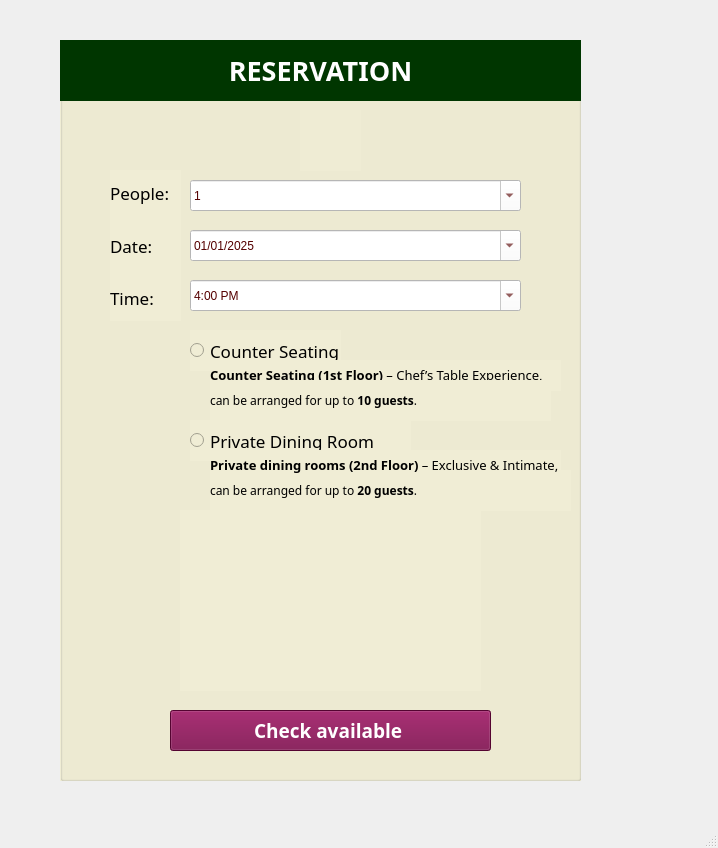
<?xml version="1.0" encoding="UTF-8"?>
<ui version="4.0">
 <class>MainWindow</class>
 <widget class="QMainWindow" name="MainWindow">
  <property name="geometry">
   <rect>
    <x>0</x>
    <y>0</y>
    <width>718</width>
    <height>848</height>
   </rect>
  </property>
  <property name="windowTitle">
   <string>MainWindow</string>
  </property>
  <widget class="QWidget" name="centralwidget">
   <widget class="QGroupBox" name="groupBox">
    <property name="geometry">
     <rect>
      <x>60</x>
      <y>40</y>
      <width>521</width>
      <height>741</height>
     </rect>
    </property>
    <property name="font">
     <font>
      <family>Nirmala Text Semilight</family>
      <pointsize>13</pointsize>
     </font>
    </property>
    <property name="styleSheet">
     <string notr="true">background-color: rgb(240, 237, 213);</string>
    </property>
    <property name="title">
     <string>Book Your Table:</string>
    </property>
    <widget class="QWidget" name="verticalLayoutWidget">
     <property name="geometry">
      <rect>
       <x>50</x>
       <y>130</y>
       <width>71</width>
       <height>151</height>
      </rect>
     </property>
     <layout class="QVBoxLayout" name="verticalLayout">
      <item>
       <widget class="QLabel" name="label_3">
        <property name="font">
         <font>
          <family>Nirmala Text Semilight</family>
          <pointsize>13</pointsize>
         </font>
        </property>
        <property name="text">
         <string>People: </string>
        </property>
       </widget>
      </item>
      <item>
       <widget class="QLabel" name="label_2">
        <property name="font">
         <font>
          <family>Nirmala Text Semilight</family>
          <pointsize>13</pointsize>
         </font>
        </property>
        <property name="text">
         <string>Date:</string>
        </property>
       </widget>
      </item>
      <item>
       <widget class="QLabel" name="label_4">
        <property name="font">
         <font>
          <family>Nirmala Text Semilight</family>
          <pointsize>13</pointsize>
         </font>
        </property>
        <property name="text">
         <string>Time:</string>
        </property>
       </widget>
      </item>
     </layout>
    </widget>
    <widget class="QDateEdit" name="dateEditDate">
     <property name="geometry">
      <rect>
       <x>130</x>
       <y>190</y>
       <width>331</width>
       <height>31</height>
      </rect>
     </property>
     <property name="palette">
      <palette>
       <active>
        <colorrole role="WindowText">
         <brush brushstyle="SolidPattern">
          <color alpha="255">
           <red>85</red>
           <green>0</green>
           <blue>0</blue>
          </color>
         </brush>
        </colorrole>
        <colorrole role="Button">
         <brush brushstyle="SolidPattern">
          <color alpha="255">
           <red>255</red>
           <green>255</green>
           <blue>255</blue>
          </color>
         </brush>
        </colorrole>
        <colorrole role="Text">
         <brush brushstyle="SolidPattern">
          <color alpha="255">
           <red>85</red>
           <green>0</green>
           <blue>0</blue>
          </color>
         </brush>
        </colorrole>
        <colorrole role="ButtonText">
         <brush brushstyle="SolidPattern">
          <color alpha="255">
           <red>85</red>
           <green>0</green>
           <blue>0</blue>
          </color>
         </brush>
        </colorrole>
        <colorrole role="Base">
         <brush brushstyle="SolidPattern">
          <color alpha="255">
           <red>255</red>
           <green>255</green>
           <blue>255</blue>
          </color>
         </brush>
        </colorrole>
        <colorrole role="Window">
         <brush brushstyle="SolidPattern">
          <color alpha="255">
           <red>255</red>
           <green>255</green>
           <blue>255</blue>
          </color>
         </brush>
        </colorrole>
       </active>
       <inactive>
        <colorrole role="WindowText">
         <brush brushstyle="SolidPattern">
          <color alpha="255">
           <red>85</red>
           <green>0</green>
           <blue>0</blue>
          </color>
         </brush>
        </colorrole>
        <colorrole role="Button">
         <brush brushstyle="SolidPattern">
          <color alpha="255">
           <red>255</red>
           <green>255</green>
           <blue>255</blue>
          </color>
         </brush>
        </colorrole>
        <colorrole role="Text">
         <brush brushstyle="SolidPattern">
          <color alpha="255">
           <red>85</red>
           <green>0</green>
           <blue>0</blue>
          </color>
         </brush>
        </colorrole>
        <colorrole role="ButtonText">
         <brush brushstyle="SolidPattern">
          <color alpha="255">
           <red>85</red>
           <green>0</green>
           <blue>0</blue>
          </color>
         </brush>
        </colorrole>
        <colorrole role="Base">
         <brush brushstyle="SolidPattern">
          <color alpha="255">
           <red>255</red>
           <green>255</green>
           <blue>255</blue>
          </color>
         </brush>
        </colorrole>
        <colorrole role="Window">
         <brush brushstyle="SolidPattern">
          <color alpha="255">
           <red>255</red>
           <green>255</green>
           <blue>255</blue>
          </color>
         </brush>
        </colorrole>
       </inactive>
       <disabled>
        <colorrole role="WindowText">
         <brush brushstyle="SolidPattern">
          <color alpha="255">
           <red>85</red>
           <green>0</green>
           <blue>0</blue>
          </color>
         </brush>
        </colorrole>
        <colorrole role="Button">
         <brush brushstyle="SolidPattern">
          <color alpha="255">
           <red>255</red>
           <green>255</green>
           <blue>255</blue>
          </color>
         </brush>
        </colorrole>
        <colorrole role="Text">
         <brush brushstyle="SolidPattern">
          <color alpha="255">
           <red>85</red>
           <green>0</green>
           <blue>0</blue>
          </color>
         </brush>
        </colorrole>
        <colorrole role="ButtonText">
         <brush brushstyle="SolidPattern">
          <color alpha="255">
           <red>85</red>
           <green>0</green>
           <blue>0</blue>
          </color>
         </brush>
        </colorrole>
        <colorrole role="Base">
         <brush brushstyle="SolidPattern">
          <color alpha="255">
           <red>255</red>
           <green>255</green>
           <blue>255</blue>
          </color>
         </brush>
        </colorrole>
        <colorrole role="Window">
         <brush brushstyle="SolidPattern">
          <color alpha="255">
           <red>255</red>
           <green>255</green>
           <blue>255</blue>
          </color>
         </brush>
        </colorrole>
       </disabled>
      </palette>
     </property>
     <property name="styleSheet">
      <string notr="true">background-color: rgb(255, 255, 255);
color: rgb(85, 0, 0);</string>
     </property>
     <property name="maximumDate">
      <date>
       <year>2025</year>
       <month>12</month>
       <day>31</day>
      </date>
     </property>
     <property name="minimumDate">
      <date>
       <year>2025</year>
       <month>1</month>
       <day>1</day>
      </date>
     </property>
     <property name="displayFormat">
      <string>dd/MM/yyyy</string>
     </property>
     <property name="calendarPopup">
      <bool>true</bool>
     </property>
    </widget>
    <widget class="QComboBox" name="comboBoxPeople">
     <property name="geometry">
      <rect>
       <x>130</x>
       <y>140</y>
       <width>331</width>
       <height>31</height>
      </rect>
     </property>
     <property name="styleSheet">
      <string notr="true">background-color: rgb(255, 255, 255);
color: rgb(85, 0, 0);</string>
     </property>
     <property name="editable">
      <bool>true</bool>
     </property>
     <property name="maxCount">
      <number>20</number>
     </property>
     <item>
      <property name="text">
       <string>1</string>
      </property>
     </item>
     <item>
      <property name="text">
       <string>2</string>
      </property>
     </item>
     <item>
      <property name="text">
       <string>3</string>
      </property>
     </item>
     <item>
      <property name="text">
       <string>4</string>
      </property>
     </item>
     <item>
      <property name="text">
       <string>5</string>
      </property>
     </item>
     <item>
      <property name="text">
       <string>6</string>
      </property>
     </item>
     <item>
      <property name="text">
       <string>7</string>
      </property>
     </item>
     <item>
      <property name="text">
       <string>8</string>
      </property>
     </item>
     <item>
      <property name="text">
       <string>9</string>
      </property>
     </item>
     <item>
      <property name="text">
       <string>10</string>
      </property>
     </item>
     <item>
      <property name="text">
       <string>11</string>
      </property>
     </item>
     <item>
      <property name="text">
       <string>12</string>
      </property>
     </item>
     <item>
      <property name="text">
       <string>13</string>
      </property>
     </item>
     <item>
      <property name="text">
       <string>14</string>
      </property>
     </item>
     <item>
      <property name="text">
       <string>15</string>
      </property>
     </item>
     <item>
      <property name="text">
       <string>16</string>
      </property>
     </item>
     <item>
      <property name="text">
       <string>17</string>
      </property>
     </item>
     <item>
      <property name="text">
       <string>18</string>
      </property>
     </item>
     <item>
      <property name="text">
       <string>19</string>
      </property>
     </item>
     <item>
      <property name="text">
       <string>20</string>
      </property>
     </item>
    </widget>
    <widget class="QRadioButton" name="radioButtonCounterSeating">
     <property name="geometry">
      <rect>
       <x>130</x>
       <y>290</y>
       <width>151</width>
       <height>41</height>
      </rect>
     </property>
     <property name="font">
      <font>
       <family>Nirmala Text Semilight</family>
       <pointsize>13</pointsize>
      </font>
     </property>
     <property name="text">
      <string>Counter Seating</string>
     </property>
    </widget>
    <widget class="QRadioButton" name="radioButton_2">
     <property name="geometry">
      <rect>
       <x>130</x>
       <y>380</y>
       <width>221</width>
       <height>41</height>
      </rect>
     </property>
     <property name="font">
      <font>
       <family>Nirmala Text Semilight</family>
       <pointsize>13</pointsize>
      </font>
     </property>
     <property name="text">
      <string>Private Dining Room</string>
     </property>
    </widget>
    <widget class="QLabel" name="label_5">
     <property name="geometry">
      <rect>
       <x>150</x>
       <y>430</y>
       <width>361</width>
       <height>41</height>
      </rect>
     </property>
     <property name="font">
      <font>
       <family>Nirmala Text Semilight</family>
       <pointsize>9</pointsize>
      </font>
     </property>
     <property name="text">
      <string>&lt;html&gt;&lt;head/&gt;&lt;body&gt;&lt;p&gt;can be arranged for up to &lt;span style=&quot; font-weight:600;&quot;&gt;20 guests&lt;/span&gt;.&lt;/p&gt;&lt;/body&gt;&lt;/html&gt;</string>
     </property>
    </widget>
    <widget class="QLabel" name="label_6">
     <property name="geometry">
      <rect>
       <x>150</x>
       <y>320</y>
       <width>351</width>
       <height>31</height>
      </rect>
     </property>
     <property name="palette">
      <palette>
       <active>
        <colorrole role="Button">
         <brush brushstyle="SolidPattern">
          <color alpha="255">
           <red>240</red>
           <green>237</green>
           <blue>213</blue>
          </color>
         </brush>
        </colorrole>
        <colorrole role="Text">
         <brush brushstyle="SolidPattern">
          <color alpha="255">
           <red>255</red>
           <green>255</green>
           <blue>255</blue>
          </color>
         </brush>
        </colorrole>
        <colorrole role="Base">
         <brush brushstyle="SolidPattern">
          <color alpha="255">
           <red>240</red>
           <green>237</green>
           <blue>213</blue>
          </color>
         </brush>
        </colorrole>
        <colorrole role="Window">
         <brush brushstyle="SolidPattern">
          <color alpha="255">
           <red>240</red>
           <green>237</green>
           <blue>213</blue>
          </color>
         </brush>
        </colorrole>
       </active>
       <inactive>
        <colorrole role="Button">
         <brush brushstyle="SolidPattern">
          <color alpha="255">
           <red>240</red>
           <green>237</green>
           <blue>213</blue>
          </color>
         </brush>
        </colorrole>
        <colorrole role="Text">
         <brush brushstyle="SolidPattern">
          <color alpha="255">
           <red>255</red>
           <green>255</green>
           <blue>255</blue>
          </color>
         </brush>
        </colorrole>
        <colorrole role="Base">
         <brush brushstyle="SolidPattern">
          <color alpha="255">
           <red>240</red>
           <green>237</green>
           <blue>213</blue>
          </color>
         </brush>
        </colorrole>
        <colorrole role="Window">
         <brush brushstyle="SolidPattern">
          <color alpha="255">
           <red>240</red>
           <green>237</green>
           <blue>213</blue>
          </color>
         </brush>
        </colorrole>
       </inactive>
       <disabled>
        <colorrole role="Button">
         <brush brushstyle="SolidPattern">
          <color alpha="255">
           <red>240</red>
           <green>237</green>
           <blue>213</blue>
          </color>
         </brush>
        </colorrole>
        <colorrole role="Text">
         <brush brushstyle="SolidPattern">
          <color alpha="255">
           <red>120</red>
           <green>120</green>
           <blue>120</blue>
          </color>
         </brush>
        </colorrole>
        <colorrole role="Base">
         <brush brushstyle="SolidPattern">
          <color alpha="255">
           <red>240</red>
           <green>237</green>
           <blue>213</blue>
          </color>
         </brush>
        </colorrole>
        <colorrole role="Window">
         <brush brushstyle="SolidPattern">
          <color alpha="255">
           <red>240</red>
           <green>237</green>
           <blue>213</blue>
          </color>
         </brush>
        </colorrole>
       </disabled>
      </palette>
     </property>
     <property name="font">
      <font>
       <family>Nirmala Text Semilight</family>
       <pointsize>10</pointsize>
      </font>
     </property>
     <property name="text">
      <string>&lt;html&gt;&lt;head/&gt;&lt;body&gt;&lt;p&gt;&lt;span style=&quot; font-weight:600;&quot;&gt;Counter Seating (1st Floor)&lt;/span&gt; – Chef’s Table Experience, &lt;/p&gt;&lt;/body&gt;&lt;/html&gt;</string>
     </property>
    </widget>
    <widget class="QPushButton" name="pushButtonCheckAvailability">
     <property name="geometry">
      <rect>
       <x>110</x>
       <y>670</y>
       <width>321</width>
       <height>41</height>
      </rect>
     </property>
     <property name="palette">
      <palette>
       <active>
        <colorrole role="WindowText">
         <brush brushstyle="SolidPattern">
          <color alpha="255">
           <red>255</red>
           <green>255</green>
           <blue>255</blue>
          </color>
         </brush>
        </colorrole>
        <colorrole role="Button">
         <brush brushstyle="SolidPattern">
          <color alpha="255">
           <red>117</red>
           <green>5</green>
           <blue>68</blue>
          </color>
         </brush>
        </colorrole>
        <colorrole role="Text">
         <brush brushstyle="SolidPattern">
          <color alpha="255">
           <red>255</red>
           <green>255</green>
           <blue>255</blue>
          </color>
         </brush>
        </colorrole>
        <colorrole role="ButtonText">
         <brush brushstyle="SolidPattern">
          <color alpha="255">
           <red>255</red>
           <green>255</green>
           <blue>255</blue>
          </color>
         </brush>
        </colorrole>
        <colorrole role="Base">
         <brush brushstyle="SolidPattern">
          <color alpha="255">
           <red>117</red>
           <green>5</green>
           <blue>68</blue>
          </color>
         </brush>
        </colorrole>
        <colorrole role="Window">
         <brush brushstyle="SolidPattern">
          <color alpha="255">
           <red>117</red>
           <green>5</green>
           <blue>68</blue>
          </color>
         </brush>
        </colorrole>
       </active>
       <inactive>
        <colorrole role="WindowText">
         <brush brushstyle="SolidPattern">
          <color alpha="255">
           <red>255</red>
           <green>255</green>
           <blue>255</blue>
          </color>
         </brush>
        </colorrole>
        <colorrole role="Button">
         <brush brushstyle="SolidPattern">
          <color alpha="255">
           <red>117</red>
           <green>5</green>
           <blue>68</blue>
          </color>
         </brush>
        </colorrole>
        <colorrole role="Text">
         <brush brushstyle="SolidPattern">
          <color alpha="255">
           <red>255</red>
           <green>255</green>
           <blue>255</blue>
          </color>
         </brush>
        </colorrole>
        <colorrole role="ButtonText">
         <brush brushstyle="SolidPattern">
          <color alpha="255">
           <red>255</red>
           <green>255</green>
           <blue>255</blue>
          </color>
         </brush>
        </colorrole>
        <colorrole role="Base">
         <brush brushstyle="SolidPattern">
          <color alpha="255">
           <red>117</red>
           <green>5</green>
           <blue>68</blue>
          </color>
         </brush>
        </colorrole>
        <colorrole role="Window">
         <brush brushstyle="SolidPattern">
          <color alpha="255">
           <red>117</red>
           <green>5</green>
           <blue>68</blue>
          </color>
         </brush>
        </colorrole>
       </inactive>
       <disabled>
        <colorrole role="WindowText">
         <brush brushstyle="SolidPattern">
          <color alpha="255">
           <red>255</red>
           <green>255</green>
           <blue>255</blue>
          </color>
         </brush>
        </colorrole>
        <colorrole role="Button">
         <brush brushstyle="SolidPattern">
          <color alpha="255">
           <red>117</red>
           <green>5</green>
           <blue>68</blue>
          </color>
         </brush>
        </colorrole>
        <colorrole role="Text">
         <brush brushstyle="SolidPattern">
          <color alpha="255">
           <red>255</red>
           <green>255</green>
           <blue>255</blue>
          </color>
         </brush>
        </colorrole>
        <colorrole role="ButtonText">
         <brush brushstyle="SolidPattern">
          <color alpha="255">
           <red>255</red>
           <green>255</green>
           <blue>255</blue>
          </color>
         </brush>
        </colorrole>
        <colorrole role="Base">
         <brush brushstyle="SolidPattern">
          <color alpha="255">
           <red>117</red>
           <green>5</green>
           <blue>68</blue>
          </color>
         </brush>
        </colorrole>
        <colorrole role="Window">
         <brush brushstyle="SolidPattern">
          <color alpha="255">
           <red>117</red>
           <green>5</green>
           <blue>68</blue>
          </color>
         </brush>
        </colorrole>
       </disabled>
      </palette>
     </property>
     <property name="font">
      <font>
       <family>Sitka Small Semibold</family>
       <pointsize>14</pointsize>
       <weight>75</weight>
       <bold>true</bold>
      </font>
     </property>
     <property name="styleSheet">
      <string notr="true">
background-color: rgb(117, 5, 68);
color: rgb(255, 255, 255);</string>
     </property>
     <property name="text">
      <string>Check available </string>
     </property>
    </widget>
    <widget class="QLabel" name="label_7">
     <property name="geometry">
      <rect>
       <x>150</x>
       <y>340</y>
       <width>341</width>
       <height>41</height>
      </rect>
     </property>
     <property name="font">
      <font>
       <family>Nirmala Text Semilight</family>
       <pointsize>9</pointsize>
      </font>
     </property>
     <property name="text">
      <string>&lt;html&gt;&lt;head/&gt;&lt;body&gt;&lt;p&gt;can be arranged for up to &lt;span style=&quot; font-weight:600;&quot;&gt;10 guests&lt;/span&gt;.&lt;/p&gt;&lt;/body&gt;&lt;/html&gt;</string>
     </property>
    </widget>
    <widget class="QLabel" name="label_8">
     <property name="geometry">
      <rect>
       <x>150</x>
       <y>410</y>
       <width>351</width>
       <height>31</height>
      </rect>
     </property>
     <property name="font">
      <font>
       <family>Nirmala Text Semilight</family>
       <pointsize>10</pointsize>
      </font>
     </property>
     <property name="text">
      <string>&lt;html&gt;&lt;head/&gt;&lt;body&gt;&lt;p&gt;&lt;span style=&quot; font-weight:600;&quot;&gt;Private dining rooms (2nd Floor)&lt;/span&gt; – Exclusive &amp;amp; Intimate,&lt;/p&gt;&lt;/body&gt;&lt;/html&gt;</string>
     </property>
    </widget>
    <widget class="QComboBox" name="comboBoxTime">
     <property name="geometry">
      <rect>
       <x>130</x>
       <y>240</y>
       <width>331</width>
       <height>31</height>
      </rect>
     </property>
     <property name="palette">
      <palette>
       <active>
        <colorrole role="WindowText">
         <brush brushstyle="SolidPattern">
          <color alpha="255">
           <red>85</red>
           <green>0</green>
           <blue>0</blue>
          </color>
         </brush>
        </colorrole>
        <colorrole role="Button">
         <brush brushstyle="SolidPattern">
          <color alpha="255">
           <red>255</red>
           <green>255</green>
           <blue>255</blue>
          </color>
         </brush>
        </colorrole>
        <colorrole role="Text">
         <brush brushstyle="SolidPattern">
          <color alpha="255">
           <red>85</red>
           <green>0</green>
           <blue>0</blue>
          </color>
         </brush>
        </colorrole>
        <colorrole role="ButtonText">
         <brush brushstyle="SolidPattern">
          <color alpha="255">
           <red>85</red>
           <green>0</green>
           <blue>0</blue>
          </color>
         </brush>
        </colorrole>
        <colorrole role="Base">
         <brush brushstyle="SolidPattern">
          <color alpha="255">
           <red>255</red>
           <green>255</green>
           <blue>255</blue>
          </color>
         </brush>
        </colorrole>
        <colorrole role="Window">
         <brush brushstyle="SolidPattern">
          <color alpha="255">
           <red>255</red>
           <green>255</green>
           <blue>255</blue>
          </color>
         </brush>
        </colorrole>
       </active>
       <inactive>
        <colorrole role="WindowText">
         <brush brushstyle="SolidPattern">
          <color alpha="255">
           <red>85</red>
           <green>0</green>
           <blue>0</blue>
          </color>
         </brush>
        </colorrole>
        <colorrole role="Button">
         <brush brushstyle="SolidPattern">
          <color alpha="255">
           <red>255</red>
           <green>255</green>
           <blue>255</blue>
          </color>
         </brush>
        </colorrole>
        <colorrole role="Text">
         <brush brushstyle="SolidPattern">
          <color alpha="255">
           <red>85</red>
           <green>0</green>
           <blue>0</blue>
          </color>
         </brush>
        </colorrole>
        <colorrole role="ButtonText">
         <brush brushstyle="SolidPattern">
          <color alpha="255">
           <red>85</red>
           <green>0</green>
           <blue>0</blue>
          </color>
         </brush>
        </colorrole>
        <colorrole role="Base">
         <brush brushstyle="SolidPattern">
          <color alpha="255">
           <red>255</red>
           <green>255</green>
           <blue>255</blue>
          </color>
         </brush>
        </colorrole>
        <colorrole role="Window">
         <brush brushstyle="SolidPattern">
          <color alpha="255">
           <red>255</red>
           <green>255</green>
           <blue>255</blue>
          </color>
         </brush>
        </colorrole>
       </inactive>
       <disabled>
        <colorrole role="WindowText">
         <brush brushstyle="SolidPattern">
          <color alpha="255">
           <red>85</red>
           <green>0</green>
           <blue>0</blue>
          </color>
         </brush>
        </colorrole>
        <colorrole role="Button">
         <brush brushstyle="SolidPattern">
          <color alpha="255">
           <red>255</red>
           <green>255</green>
           <blue>255</blue>
          </color>
         </brush>
        </colorrole>
        <colorrole role="Text">
         <brush brushstyle="SolidPattern">
          <color alpha="255">
           <red>85</red>
           <green>0</green>
           <blue>0</blue>
          </color>
         </brush>
        </colorrole>
        <colorrole role="ButtonText">
         <brush brushstyle="SolidPattern">
          <color alpha="255">
           <red>85</red>
           <green>0</green>
           <blue>0</blue>
          </color>
         </brush>
        </colorrole>
        <colorrole role="Base">
         <brush brushstyle="SolidPattern">
          <color alpha="255">
           <red>255</red>
           <green>255</green>
           <blue>255</blue>
          </color>
         </brush>
        </colorrole>
        <colorrole role="Window">
         <brush brushstyle="SolidPattern">
          <color alpha="255">
           <red>255</red>
           <green>255</green>
           <blue>255</blue>
          </color>
         </brush>
        </colorrole>
       </disabled>
      </palette>
     </property>
     <property name="styleSheet">
      <string notr="true">background-color: rgb(255, 255, 255);
color: rgb(85, 0, 0);</string>
     </property>
     <property name="editable">
      <bool>true</bool>
     </property>
     <property name="maxCount">
      <number>20</number>
     </property>
     <item>
      <property name="text">
       <string>4:00 PM</string>
      </property>
     </item>
     <item>
      <property name="text">
       <string>4:15 PM</string>
      </property>
     </item>
     <item>
      <property name="text">
       <string>4:30 PM</string>
      </property>
     </item>
     <item>
      <property name="text">
       <string>4:45 PM</string>
      </property>
     </item>
     <item>
      <property name="text">
       <string>5:00 PM</string>
      </property>
     </item>
     <item>
      <property name="text">
       <string>5:15 PM</string>
      </property>
     </item>
     <item>
      <property name="text">
       <string>5:30 PM</string>
      </property>
     </item>
     <item>
      <property name="text">
       <string>5:45 PM</string>
      </property>
     </item>
     <item>
      <property name="text">
       <string>6:00 PM</string>
      </property>
     </item>
     <item>
      <property name="text">
       <string>6:15 PM</string>
      </property>
     </item>
     <item>
      <property name="text">
       <string>6:30 PM</string>
      </property>
     </item>
     <item>
      <property name="text">
       <string>6:45 PM</string>
      </property>
     </item>
     <item>
      <property name="text">
       <string>7:00 PM</string>
      </property>
     </item>
     <item>
      <property name="text">
       <string>7:15 PM</string>
      </property>
     </item>
     <item>
      <property name="text">
       <string>7:30 PM</string>
      </property>
     </item>
     <item>
      <property name="text">
       <string>7:45 PM</string>
      </property>
     </item>
     <item>
      <property name="text">
       <string>8:00 PM</string>
      </property>
     </item>
     <item>
      <property name="text">
       <string>8:15 PM</string>
      </property>
     </item>
     <item>
      <property name="text">
       <string>8:30 PM</string>
      </property>
     </item>
     <item>
      <property name="text">
       <string>10:30 PM</string>
      </property>
     </item>
    </widget>
    <widget class="QLabel" name="label">
     <property name="geometry">
      <rect>
       <x>-10</x>
       <y>0</y>
       <width>541</width>
       <height>61</height>
      </rect>
     </property>
     <property name="font">
      <font>
       <family>Sitka Small Semibold</family>
       <pointsize>24</pointsize>
       <weight>75</weight>
       <bold>true</bold>
      </font>
     </property>
     <property name="styleSheet">
      <string notr="true">background-color: rgb(0, 54, 0);

border-color: rgb(255, 255, 255);</string>
     </property>
     <property name="text">
      <string>&lt;html&gt;&lt;head/&gt;&lt;body&gt;&lt;p align=&quot;center&quot;&gt;&lt;span style=&quot; font-size:20pt; color:#ffffff;&quot;&gt;RESERVATION&lt;/span&gt;&lt;/p&gt;&lt;/body&gt;&lt;/html&gt;</string>
     </property>
    </widget>
    <widget class="QStackedWidget" name="stackedWidget">
     <property name="geometry">
      <rect>
       <x>120</x>
       <y>470</y>
       <width>301</width>
       <height>181</height>
      </rect>
     </property>
     <property name="currentIndex">
      <number>1</number>
     </property>
     <widget class="QWidget" name="page">
      <widget class="QLabel" name="label_10">
       <property name="geometry">
        <rect>
         <x>10</x>
         <y>10</y>
         <width>281</width>
         <height>161</height>
        </rect>
       </property>
       <property name="text">
        <string/>
       </property>
       <property name="pixmap">
        <pixmap>../images/PrivateSeating.jpg</pixmap>
       </property>
       <property name="scaledContents">
        <bool>true</bool>
       </property>
      </widget>
     </widget>
     <widget class="QWidget" name="page_2">
      <widget class="QLabel" name="label_9">
       <property name="geometry">
        <rect>
         <x>10</x>
         <y>10</y>
         <width>271</width>
         <height>161</height>
        </rect>
       </property>
       <property name="text">
        <string/>
       </property>
       <property name="pixmap">
        <pixmap>../images/CounterSeating.jpg</pixmap>
       </property>
       <property name="scaledContents">
        <bool>true</bool>
       </property>
      </widget>
     </widget>
    </widget>
    <widget class="QLabel" name="label_12">
     <property name="geometry">
      <rect>
       <x>240</x>
       <y>70</y>
       <width>61</width>
       <height>61</height>
      </rect>
     </property>
     <property name="styleSheet">
      <string notr="true">color: rgb(255, 255, 255);
background-color: rgb(239, 236, 212);</string>
     </property>
     <property name="text">
      <string/>
     </property>
     <property name="pixmap">
      <pixmap>C:/Users/ADMIN/Downloads/lotus_2982182 (1).png</pixmap>
     </property>
     <property name="scaledContents">
      <bool>true</bool>
     </property>
    </widget>
   </widget>
  </widget>
  <widget class="QMenuBar" name="menubar">
   <property name="geometry">
    <rect>
     <x>0</x>
     <y>0</y>
     <width>718</width>
     <height>18</height>
    </rect>
   </property>
  </widget>
  <widget class="QStatusBar" name="statusbar"/>
 </widget>
 <resources/>
 <connections/>
</ui>
